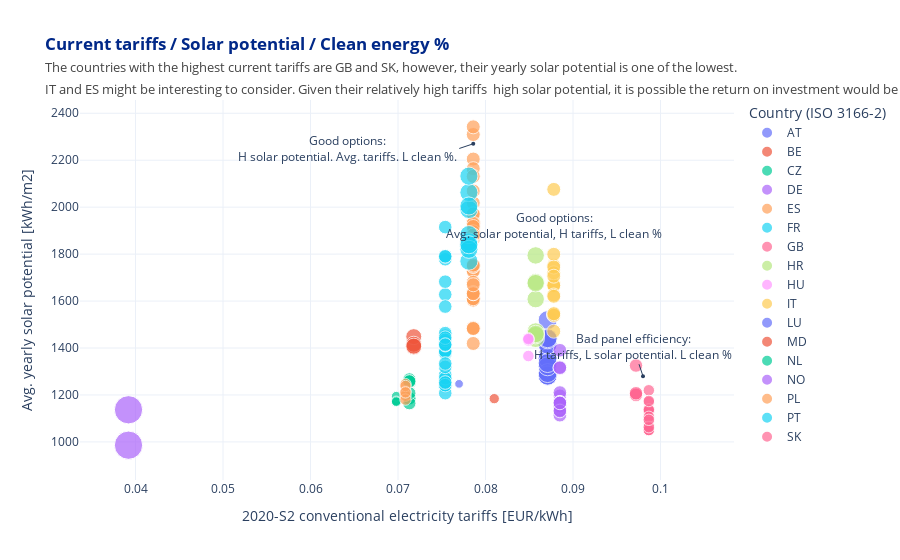

This figure's notebook cell:
### Code cell
f = px.scatter(fully_merged_df, x='2020-S2', y='avg_yearly_potential [kWh/m2]', size='Clean electricity mix (%)', color='Country (ISO 3166-2)',template='plotly_white',
              labels={
                     "2020-S2": "2020-S2 conventional electricity tariffs [EUR/kWh]",
                     'avg_yearly_potential [kWh/m2]': "Avg. yearly solar potential [kWh/m2]",
                     'Clean electricity mix (%)': "Current clean electicity mix [%]"
                 },
              title ='<span style="color:#012888;font-weight:bold">Current tariffs / Solar potential / Clean energy %</span>'+'<br>'+
                    '<span style="font-size: 13px;color:#444444;">The countries with the highest current tariffs are GB and SK, however, their yearly solar potential is one of the lowest. <br>IT and ES might be interesting to consider. Given their relatively high tariffs  high solar potential, it is possible the return on investment would be greater. PT is similar to SP but has a higher clean mix.</span>' )

f.add_annotation(x=0.0786, y=2270, ax=0.077 ,ay=2250,
            xref='x',
            yref='y',
            axref='x',
            ayref='y',
            xanchor='right',
            text="Good options:<br>H solar potential. Avg. tariffs. L clean %.",
            showarrow=True,
            arrowhead=6)
f.add_annotation(x=0.0878, y=1900, ax=0.0878 ,ay=1920,
            text="Good options:<br>Avg. solar potential, H tariffs, L clean %",
            xref='x',
            yref='y',
            axref='x',
            ayref='y',
            showarrow=True,
            arrowhead=6)
f.add_annotation(x=0.098, y=1280, 
            xref='x',
            yref='y',
            text="Bad panel efficiency:<br>H tariffs, L solar potential. L clean %",
            showarrow=True,
            arrowhead=6)

f.show()

### Figure 1 — Plotly figure (JSON) as saved in the notebook; plotly's stock layout.template omitted (floating-point values rounded to 4 significant figures)
{"data": [{"hovertemplate": "Country (ISO 3166-2)=AT<br>2020-S2 conventional electricity tariffs [EUR/kWh]=%{x}<br>Avg. yearly solar potential [kWh/m2]=%{y}<br>Current clean electicity mix [%]=%{marker.size}<extra></extra>", "legendgroup": "AT", "marker": {"color": "#636efa", "size": [0.3363, 0.3363, 0.3363, 0.3363, 0.3363, 0.3363, 0.3363, 0.3363, 0.3363, 0.3363, 0.3363, 0.3363, 0.3363, 0.3363, 0.3363, 0.3363, 0.3363, 0.3363, 0.3363, 0.3363, 0.3363, 0.3363, 0.3363, 0.3363, 0.3363, 0.3363, 0.3363, 0.3363, 0.3363], "sizemode": "area", "sizeref": 0.001866, "symbol": "circle"}, "mode": "markers", "name": "AT", "orientation": "v", "showlegend": true, "type": "scatter", "x": [0.0871, 0.0871, 0.0871, 0.0871, 0.0871, 0.0871, 0.0871, 0.0871, 0.0871, 0.0871, 0.0871, 0.0871, 0.0871, 0.0871, 0.0871, 0.0871, 0.0871, 0.0871, 0.0871, 0.0871, 0.0871, 0.0871, 0.0871, 0.0871, 0.0871, 0.0871, 0.0871, 0.0871, 0.0871], "xaxis": "x", "y": [1440.0, 1368.0, 1357.0, 1282.0, 1356.0, 1338.0, 1336.0, 1341.0, 1419.0, 1336.0, 1354.0, 1284.0, 1442.0, 1438.0, 1283.0, 1282.0, 1419.0, 1287.0, 1357.0, 1415.0, 1437.0, 1285.0, 1282.0, 1282.0, 1519.0, 1293.0, 1322.0, 1442.0, 1336.0], "yaxis": "y"}, {"hovertemplate": "Country (ISO 3166-2)=BE<br>2020-S2 conventional electricity tariffs [EUR/kWh]=%{x}<br>Avg. yearly solar potential [kWh/m2]=%{y}<br>Current clean electicity mix [%]=%{marker.size}<extra></extra>", "legendgroup": "BE", "marker": {"color": "#EF553B", "size": [0.09924], "sizemode": "area", "sizeref": 0.001866, "symbol": "circle"}, "mode": "markers", "name": "BE", "orientation": "v", "showlegend": true, "type": "scatter", "x": [0.081], "xaxis": "x", "y": [1184.0], "yaxis": "y"}, {"hovertemplate": "Country (ISO 3166-2)=CZ<br>2020-S2 conventional electricity tariffs [EUR/kWh]=%{x}<br>Avg. yearly solar potential [kWh/m2]=%{y}<br>Current clean electicity mix [%]=%{marker.size}<extra></extra>", "legendgroup": "CZ", "marker": {"color": "#00cc96", "size": [0.1624, 0.1624, 0.1624, 0.1624, 0.1624, 0.1624, 0.1624, 0.1624, 0.1624, 0.1624], "sizemode": "area", "sizeref": 0.001866, "symbol": "circle"}, "mode": "markers", "name": "CZ", "orientation": "v", "showlegend": true, "type": "scatter", "x": [0.0713, 0.0713, 0.0713, 0.0713, 0.0713, 0.0713, 0.0713, 0.0713, 0.0713, 0.0713], "xaxis": "x", "y": [1185.0, 1253.0, 1256.0, 1255.0, 1185.0, 1267.0, 1165.0, 1257.0, 1208.0, 1259.0], "yaxis": "y"}, {"hovertemplate": "Country (ISO 3166-2)=DE<br>2020-S2 conventional electricity tariffs [EUR/kWh]=%{x}<br>Avg. yearly solar potential [kWh/m2]=%{y}<br>Current clean electicity mix [%]=%{marker.size}<extra></extra>", "legendgroup": "DE", "marker": {"color": "#ab63fa", "size": [0.1735, 0.1735, 0.1735, 0.1735, 0.1735, 0.1735, 0.1735, 0.1735, 0.1735, 0.1735, 0.1735, 0.1735, 0.1735, 0.1735, 0.1735, 0.1735, 0.1735], "sizemode": "area", "sizeref": 0.001866, "symbol": "circle"}, "mode": "markers", "name": "DE", "orientation": "v", "showlegend": true, "type": "scatter", "x": [0.0885, 0.0885, 0.0885, 0.0885, 0.0885, 0.0885, 0.0885, 0.0885, 0.0885, 0.0885, 0.0885, 0.0885, 0.0885, 0.0885, 0.0885, 0.0885, 0.0885], "xaxis": "x", "y": [1154.0, 1390.0, 1197.0, 1315.0, 1114.0, 1210.0, 1148.0, 1317.0, 1164.0, 1167.0, 1153.0, 1169.0, 1166.0, 1135.0, 1167.0, 1132.0, 1166.0], "yaxis": "y"}, {"hovertemplate": "Country (ISO 3166-2)=ES<br>2020-S2 conventional electricity tariffs [EUR/kWh]=%{x}<br>Avg. yearly solar potential [kWh/m2]=%{y}<br>Current clean electicity mix [%]=%{marker.size}<extra></extra>", "legendgroup": "ES", "marker": {"color": "#FFA15A", "size": [0.1836, 0.1836, 0.1836, 0.1836, 0.1836, 0.1836, 0.1836, 0.1836, 0.1836, 0.1836, 0.1836, 0.1836, 0.1836, 0.1836, 0.1836, 0.1836, 0.1836, 0.1836, 0.1836, 0.1836, 0.1836, 0.1836, 0.1836, 0.1836, 0.1836, 0.1836, 0.1836, 0.1836, 0.1836, 0.1836, 0.1836, 0.1836, 0.1836, 0.1836, 0.1836, 0.1836, 0.1836, 0.1836, 0.1836, 0.1836, 0.1836, 0.1836, 0.1836, 0.1836, 0.1836, 0.1836, 0.1836, 0.1836, 0.1836, 0.1836, 0.1836], "sizemode": "area", "sizeref": 0.001866, "symbol": "circle"}, "mode": "markers", "name": "ES", "orientation": "v", "showlegend": true, "type": "scatter", "x": [0.0786, 0.0786, 0.0786, 0.0786, 0.0786, 0.0786, 0.0786, 0.0786, 0.0786, 0.0786, 0.0786, 0.0786, 0.0786, 0.0786, 0.0786, 0.0786, 0.0786, 0.0786, 0.0786, 0.0786, 0.0786, 0.0786, 0.0786, 0.0786, 0.0786, 0.0786, 0.0786, 0.0786, 0.0786, 0.0786, 0.0786, 0.0786, 0.0786, 0.0786, 0.0786, 0.0786, 0.0786, 0.0786, 0.0786, 0.0786, 0.0786, 0.0786, 0.0786, 0.0786, 0.0786, 0.0786, 0.0786, 0.0786, 0.0786, 0.0786, 0.0786], "xaxis": "x", "y": [1639.0, 1881.0, 1942.0, 1615.0, 1935.0, 1733.0, 1487.0, 1894.0, 1632.0, 2018.0, 1605.0, 1862.0, 1727.0, 2309.0, 2205.0, 1910.0, 1419.0, 1748.0, 1932.0, 1879.0, 1632.0, 2342.0, 1875.0, 1636.0, 2164.0, 1971.0, 1971.0, 1611.0, 2131.0, 1632.0, 1928.0, 1484.0, 1636.0, 2069.0, 1483.0, 1604.0, 1634.0, 1610.0, 1926.0, 1748.0, 1680.0, 1635.0, 1636.0, 1632.0, 1931.0, 1895.0, 1631.0, 1918.0, 1881.0, 1753.0, 1669.0], "yaxis": "y"}, {"hovertemplate": "Country (ISO 3166-2)=FR<br>2020-S2 conventional electricity tariffs [EUR/kWh]=%{x}<br>Avg. yearly solar potential [kWh/m2]=%{y}<br>Current clean electicity mix [%]=%{marker.size}<extra></extra>", "legendgroup": "FR", "marker": {"color": "#19d3f3", "size": [0.1722, 0.1722, 0.1722, 0.1722, 0.1722, 0.1722, 0.1722, 0.1722, 0.1722, 0.1722, 0.1722, 0.1722, 0.1722, 0.1722, 0.1722, 0.1722, 0.1722, 0.1722, 0.1722, 0.1722, 0.1722, 0.1722, 0.1722, 0.1722, 0.1722, 0.1722, 0.1722, 0.1722, 0.1722, 0.1722, 0.1722, 0.1722, 0.1722, 0.1722], "sizemode": "area", "sizeref": 0.001866, "symbol": "circle"}, "mode": "markers", "name": "FR", "orientation": "v", "showlegend": true, "type": "scatter", "x": [0.0754, 0.0754, 0.0754, 0.0754, 0.0754, 0.0754, 0.0754, 0.0754, 0.0754, 0.0754, 0.0754, 0.0754, 0.0754, 0.0754, 0.0754, 0.0754, 0.0754, 0.0754, 0.0754, 0.0754, 0.0754, 0.0754, 0.0754, 0.0754, 0.0754, 0.0754, 0.0754, 0.0754, 0.0754, 0.0754, 0.0754, 0.0754, 0.0754, 0.0754], "xaxis": "x", "y": [1240.0, 1382.0, 1453.0, 1376.0, 1379.0, 1778.0, 1386.0, 1272.0, 1463.0, 1380.0, 1628.0, 1236.0, 1242.0, 1286.0, 1240.0, 1208.0, 1253.0, 1577.0, 1427.0, 1683.0, 1271.0, 1242.0, 1320.0, 1386.0, 1415.0, 1434.0, 1334.0, 1412.0, 1444.0, 1253.0, 1415.0, 1791.0, 1790.0, 1915.0], "yaxis": "y"}, {"hovertemplate": "Country (ISO 3166-2)=GB<br>2020-S2 conventional electricity tariffs [EUR/kWh]=%{x}<br>Avg. yearly solar potential [kWh/m2]=%{y}<br>Current clean electicity mix [%]=%{marker.size}<extra></extra>", "legendgroup": "GB", "marker": {"color": "#FF6692", "size": [0.1234, 0.1234, 0.1234, 0.1234, 0.1234, 0.1234, 0.1234, 0.1234, 0.1234, 0.1234, 0.1234, 0.1234, 0.1234, 0.1234, 0.1234, 0.1234, 0.1234, 0.1234], "sizemode": "area", "sizeref": 0.001866, "symbol": "circle"}, "mode": "markers", "name": "GB", "orientation": "v", "showlegend": true, "type": "scatter", "x": [0.09867, 0.09867, 0.09867, 0.09867, 0.09867, 0.09867, 0.09867, 0.09867, 0.09867, 0.09867, 0.09867, 0.09867, 0.09867, 0.09867, 0.09867, 0.09867, 0.09867, 0.09867], "xaxis": "x", "y": [1220.0, 1065.0, 1138.0, 1052.0, 1133.0, 1092.0, 1051.0, 1133.0, 1132.0, 1170.0, 1133.0, 1067.0, 1138.0, 1107.0, 1050.0, 1063.0, 1174.0, 1094.0], "yaxis": "y"}, {"hovertemplate": "Country (ISO 3166-2)=HR<br>2020-S2 conventional electricity tariffs [EUR/kWh]=%{x}<br>Avg. yearly solar potential [kWh/m2]=%{y}<br>Current clean electicity mix [%]=%{marker.size}<extra></extra>", "legendgroup": "HR", "marker": {"color": "#B6E880", "size": [0.2847, 0.2847, 0.2847, 0.2847, 0.2847, 0.2847, 0.2847, 0.2847, 0.2847], "sizemode": "area", "sizeref": 0.001866, "symbol": "circle"}, "mode": "markers", "name": "HR", "orientation": "v", "showlegend": true, "type": "scatter", "x": [0.08573, 0.08573, 0.08573, 0.08573, 0.08573, 0.08573, 0.08573, 0.08573, 0.08573], "xaxis": "x", "y": [1794.0, 1608.0, 1463.0, 1439.0, 1470.0, 1681.0, 1676.0, 1455.0, 1460.0], "yaxis": "y"}, {"hovertemplate": "Country (ISO 3166-2)=HU<br>2020-S2 conventional electricity tariffs [EUR/kWh]=%{x}<br>Avg. yearly solar potential [kWh/m2]=%{y}<br>Current clean electicity mix [%]=%{marker.size}<extra></extra>", "legendgroup": "HU", "marker": {"color": "#FF97FF", "size": [0.1261, 0.1261, 0.1261, 0.1261], "sizemode": "area", "sizeref": 0.001866, "symbol": "circle"}, "mode": "markers", "name": "HU", "orientation": "v", "showlegend": true, "type": "scatter", "x": [0.0849, 0.0849, 0.0849, 0.0849], "xaxis": "x", "y": [1366.0, 1432.0, 1441.0, 1438.0], "yaxis": "y"}, {"hovertemplate": "Country (ISO 3166-2)=IT<br>2020-S2 conventional electricity tariffs [EUR/kWh]=%{x}<br>Avg. yearly solar potential [kWh/m2]=%{y}<br>Current clean electicity mix [%]=%{marker.size}<extra></extra>", "legendgroup": "IT", "marker": {"color": "#FECB52", "size": [0.1818, 0.1818, 0.1818, 0.1818, 0.1818, 0.1818, 0.1818, 0.1818, 0.1818, 0.1818, 0.1818, 0.1818, 0.1818, 0.1818, 0.1818, 0.1818], "sizemode": "area", "sizeref": 0.001866, "symbol": "circle"}, "mode": "markers", "name": "IT", "orientation": "v", "showlegend": true, "type": "scatter", "x": [0.0878, 0.0878, 0.0878, 0.0878, 0.0878, 0.0878, 0.0878, 0.0878, 0.0878, 0.0878, 0.0878, 0.0878, 0.0878, 0.0878, 0.0878, 0.0878], "xaxis": "x", "y": [1672.0, 1668.0, 1666.0, 1626.0, 1546.0, 1751.0, 1540.0, 1721.0, 1472.0, 1799.0, 1745.0, 1620.0, 1539.0, 2076.0, 1706.0, 1546.0], "yaxis": "y"}, {"hovertemplate": "Country (ISO 3166-2)=LU<br>2020-S2 conventional electricity tariffs [EUR/kWh]=%{x}<br>Avg. yearly solar potential [kWh/m2]=%{y}<br>Current clean electicity mix [%]=%{marker.size}<extra></extra>", "legendgroup": "LU", "marker": {"color": "#636efa", "size": [0.07047], "sizemode": "area", "sizeref": 0.001866, "symbol": "circle"}, "mode": "markers", "name": "LU", "orientation": "v", "showlegend": true, "type": "scatter", "x": [0.07698], "xaxis": "x", "y": [1247.0], "yaxis": "y"}, {"hovertemplate": "Country (ISO 3166-2)=MD<br>2020-S2 conventional electricity tariffs [EUR/kWh]=%{x}<br>Avg. yearly solar potential [kWh/m2]=%{y}<br>Current clean electicity mix [%]=%{marker.size}<extra></extra>", "legendgroup": "MD", "marker": {"color": "#EF553B", "size": [0.2384, 0.2384, 0.2384, 0.2384], "sizemode": "area", "sizeref": 0.001866, "symbol": "circle"}, "mode": "markers", "name": "MD", "orientation": "v", "showlegend": true, "type": "scatter", "x": [0.0718, 0.0718, 0.0718, 0.0718], "xaxis": "x", "y": [1404.0, 1448.0, 1416.0, 1408.0], "yaxis": "y"}, {"hovertemplate": "Country (ISO 3166-2)=NL<br>2020-S2 conventional electricity tariffs [EUR/kWh]=%{x}<br>Avg. yearly solar potential [kWh/m2]=%{y}<br>Current clean electicity mix [%]=%{marker.size}<extra></extra>", "legendgroup": "NL", "marker": {"color": "#00cc96", "size": [0.08768, 0.08768, 0.08768, 0.08768], "sizemode": "area", "sizeref": 0.001866, "symbol": "circle"}, "mode": "markers", "name": "NL", "orientation": "v", "showlegend": true, "type": "scatter", "x": [0.0698, 0.0698, 0.0698, 0.0698], "xaxis": "x", "y": [1170.0, 1195.0, 1175.0, 1171.0], "yaxis": "y"}, {"hovertemplate": "Country (ISO 3166-2)=NO<br>2020-S2 conventional electricity tariffs [EUR/kWh]=%{x}<br>Avg. yearly solar potential [kWh/m2]=%{y}<br>Current clean electicity mix [%]=%{marker.size}<extra></extra>", "legendgroup": "NO", "marker": {"color": "#ab63fa", "size": [0.7462, 0.7462], "sizemode": "area", "sizeref": 0.001866, "symbol": "circle"}, "mode": "markers", "name": "NO", "orientation": "v", "showlegend": true, "type": "scatter", "x": [0.0392, 0.0392], "xaxis": "x", "y": [1137.0, 986.1], "yaxis": "y"}, {"hovertemplate": "Country (ISO 3166-2)=PL<br>2020-S2 conventional electricity tariffs [EUR/kWh]=%{x}<br>Avg. yearly solar potential [kWh/m2]=%{y}<br>Current clean electicity mix [%]=%{marker.size}<extra></extra>", "legendgroup": "PL", "marker": {"color": "#FFA15A", "size": [0.1216, 0.1216, 0.1216, 0.1216, 0.1216, 0.1216], "sizemode": "area", "sizeref": 0.001866, "symbol": "circle"}, "mode": "markers", "name": "PL", "orientation": "v", "showlegend": true, "type": "scatter", "x": [0.07086, 0.07086, 0.07086, 0.07086, 0.07086, 0.07086], "xaxis": "x", "y": [1246.0, 1215.0, 1197.0, 1180.0, 1238.0, 1211.0], "yaxis": "y"}, {"hovertemplate": "Country (ISO 3166-2)=PT<br>2020-S2 conventional electricity tariffs [EUR/kWh]=%{x}<br>Avg. yearly solar potential [kWh/m2]=%{y}<br>Current clean electicity mix [%]=%{marker.size}<extra></extra>", "legendgroup": "PT", "marker": {"color": "#19d3f3", "size": [0.3062, 0.3062, 0.3062, 0.3062, 0.3062, 0.3062, 0.3062, 0.3062, 0.3062, 0.3062, 0.3062, 0.3062, 0.3062, 0.3062, 0.3062, 0.3062, 0.3062, 0.3062, 0.3062], "sizemode": "area", "sizeref": 0.001866, "symbol": "circle"}, "mode": "markers", "name": "PT", "orientation": "v", "showlegend": true, "type": "scatter", "x": [0.0781, 0.0781, 0.0781, 0.0781, 0.0781, 0.0781, 0.0781, 0.0781, 0.0781, 0.0781, 0.0781, 0.0781, 0.0781, 0.0781, 0.0781, 0.0781, 0.0781, 0.0781, 0.0781], "xaxis": "x", "y": [1838.0, 1841.0, 1840.0, 1840.0, 1846.0, 1837.0, 1844.0, 1833.0, 1844.0, 1834.0, 1990.0, 2062.0, 2005.0, 1851.0, 1883.0, 1770.0, 2132.0, 1821.0, 1840.0], "yaxis": "y"}, {"hovertemplate": "Country (ISO 3166-2)=SK<br>2020-S2 conventional electricity tariffs [EUR/kWh]=%{x}<br>Avg. yearly solar potential [kWh/m2]=%{y}<br>Current clean electicity mix [%]=%{marker.size}<extra></extra>", "legendgroup": "SK", "marker": {"color": "#FF6692", "size": [0.1689, 0.1689, 0.1689, 0.1689, 0.1689], "sizemode": "area", "sizeref": 0.001866, "symbol": "circle"}, "mode": "markers", "name": "SK", "orientation": "v", "showlegend": true, "type": "scatter", "x": [0.0972, 0.0972, 0.0972, 0.0972, 0.0972], "xaxis": "x", "y": [1204.0, 1199.0, 1201.0, 1207.0, 1325.0], "yaxis": "y"}], "layout": {"annotations": [{"arrowhead": 6, "ax": 0.077, "axref": "x", "ay": 2250, "ayref": "y", "showarrow": true, "text": "Good options:<br>H solar potential. Avg. tariffs. L clean %.", "x": 0.0786, "xanchor": "right", "xref": "x", "y": 2270, "yref": "y"}, {"arrowhead": 6, "ax": 0.0878, "axref": "x", "ay": 1920, "ayref": "y", "showarrow": true, "text": "Good options:<br>Avg. solar potential, H tariffs, L clean %", "x": 0.0878, "xref": "x", "y": 1900, "yref": "y"}, {"arrowhead": 6, "showarrow": true, "text": "Bad panel efficiency:<br>H tariffs, L solar potential. L clean %", "x": 0.098, "xref": "x", "y": 1280, "yref": "y"}], "autosize": true, "legend": {"itemsizing": "constant", "title": {"text": "Country (ISO 3166-2)"}, "tracegroupgap": 0}, "title": {"text": "<span style=\"color:#012888;font-weight:bold\">Current tariffs / Solar potential / Clean energy %</span><br><span style=\"font-size: 13px;color:#444444;\">The countries with the highest current tariffs are GB and SK, however, their yearly solar potential is one of the lowest. <br>IT and ES might be interesting to consider. Given their relatively high tariffs  high solar potential, it is possible the return on investment would be greater. PT is similar to SP but has a higher clean mix.</span>"}, "xaxis": {"anchor": "y", "autorange": true, "domain": [0, 1], "range": [0.03481, 0.104], "title": {"text": "2020-S2 conventional electricity tariffs [EUR/kWh]"}, "type": "linear"}, "yaxis": {"anchor": "x", "autorange": true, "domain": [0, 1], "range": [804.8, 2474.0], "title": {"text": "Avg. yearly solar potential [kWh/m2]"}, "type": "linear"}}}
